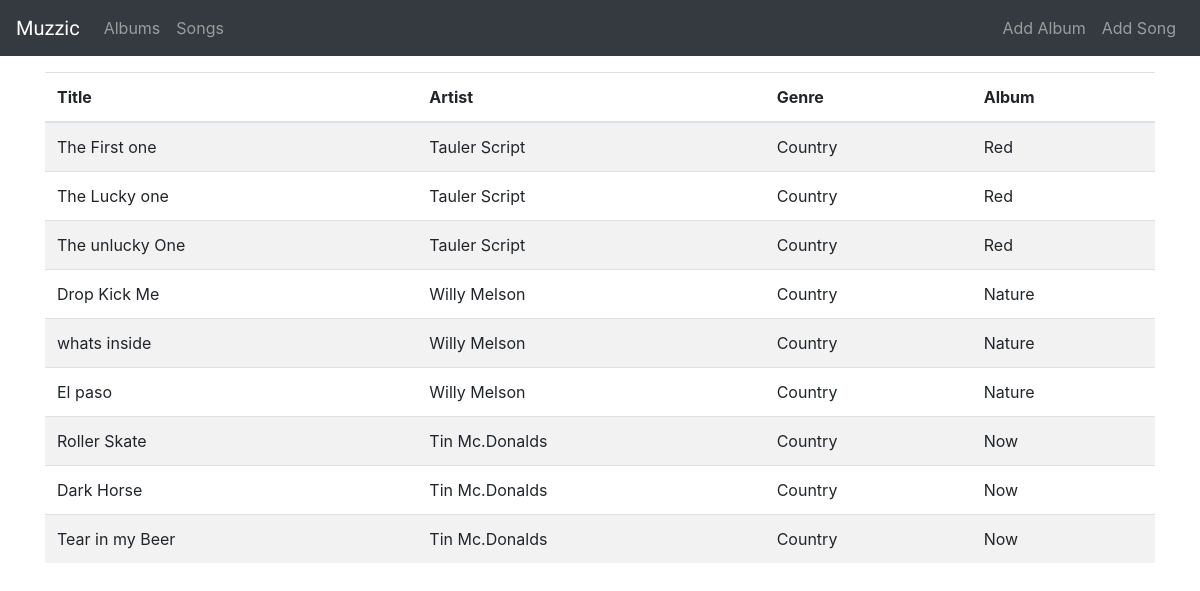
/music/songs/list, run on the app's committed database.
### music/models.py (models this page shows, shortened)
class song(models.Model):
    album = models.ForeignKey(Album, on_delete = models.CASCADE)
    file_type = models.CharField(max_length=10)
    song_title = models.CharField(max_length=250)
    is_favorite = models.BooleanField(default = False)

class Album(models.Model):
    artist = models.CharField(max_length=250)
    album_title = models.CharField(max_length=500)
    genre = models.CharField(max_length=100)
    album_logo = models.FileField(null = True)

### music/views.py (the view)
# urls.py: path('songs/list', views.SongView.as_view(), name = "songList"),
class SongView(generic.ListView):
    template_name = 'music/songs.html'
    def get_queryset(self):
        return song.objects.all()

### music/templates/music/songs.html
{% extends 'music/base.html' %}
{% block body %}
{% if object_list %}
<div class="container" style="margin-top: 1em;">
    <table class="table table-striped">
        <thead class="">
          <tr>
            <th scope="col">Title</th>
            <th scope="col">Artist</th>
            <th scope="col">Genre</th>
            <th scope="col">Album</th>
          </tr>
        </thead>
        <tbody>
            {% for song in object_list %}
            <tr>
                <td>{{ song.song_title }}</td>
                <td>{{ song.album.artist }}</td>
                <td>{{ song.album.genre }}</td>
                <td>{{ song.album.album_title }}</td>
              </tr>
              {% endfor %}
            </tbody>
        </table>
</div>
{% else %}
<h3>You dont have anything</h3>
{% endif %}
{% endblock %}

### music/static/music/style.css (style rules this page uses)
body { background-color: white; }

### data on the page
song: song_title "The First one", album.artist "Tauler Script", album.genre "Country", album.album_title "Red"
song: song_title "The Lucky one", album.artist "Tauler Script", album.genre "Country", album.album_title "Red"
song: song_title "The unlucky One", album.artist "Tauler Script", album.genre "Country", album.album_title "Red"
song: song_title "Drop Kick Me", album.artist "Willy Melson", album.genre "Country", album.album_title "Nature"
song: song_title "whats inside", album.artist "Willy Melson", album.genre "Country", album.album_title "Nature"
song: song_title "El paso", album.artist "Willy Melson", album.genre "Country", album.album_title "Nature"
song: song_title "Roller Skate", album.artist "Tin Mc.Donalds", album.genre "Country", album.album_title "Now"
song: song_title "Dark Horse", album.artist "Tin Mc.Donalds", album.genre "Country", album.album_title "Now"
song: song_title "Tear in my Beer", album.artist "Tin Mc.Donalds", album.genre "Country", album.album_title "Now"
